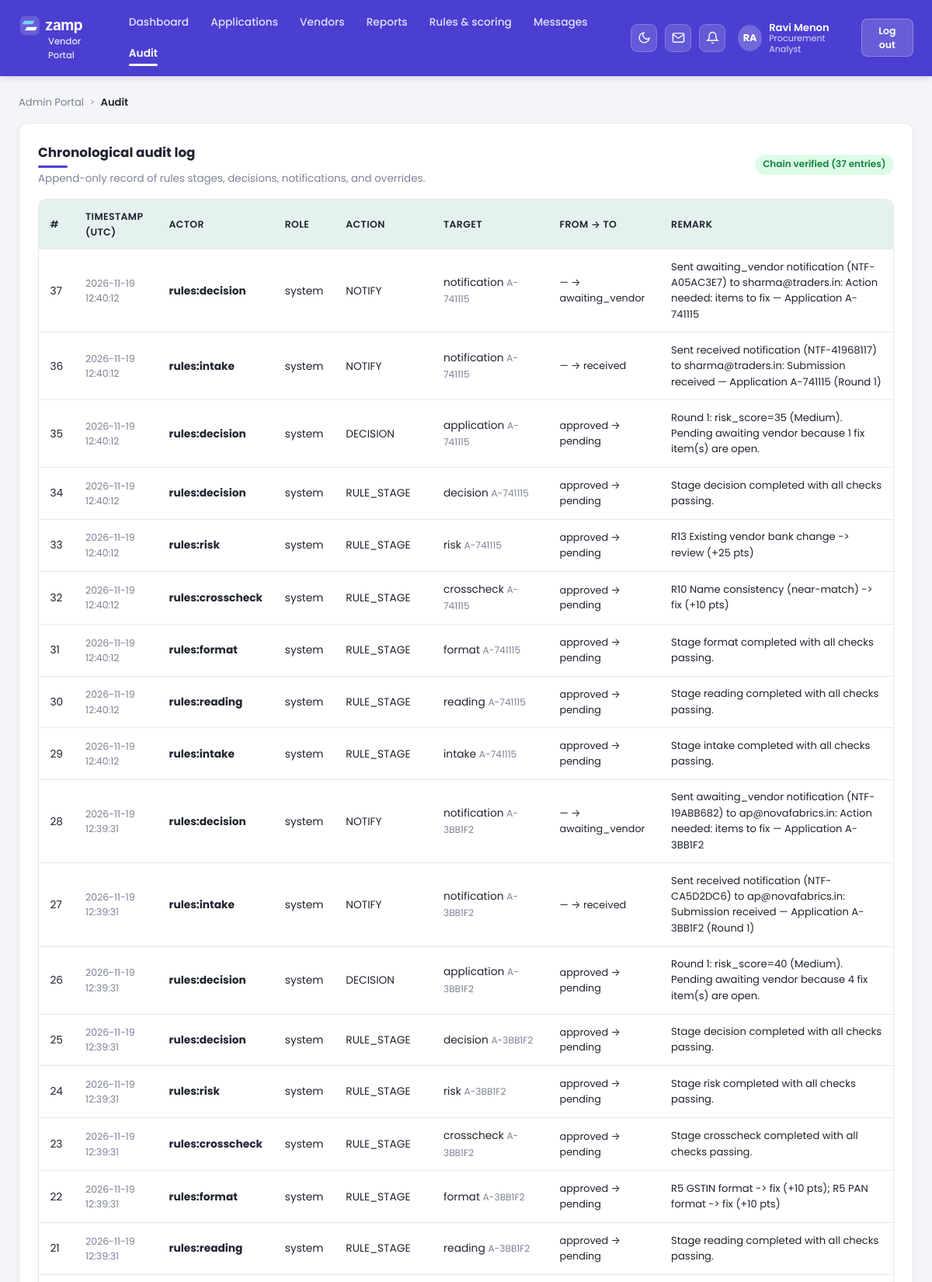
Page /admin/audit (signed in, upper part) on the committed database.
### tables this page shows
CREATE TABLE users (
            id TEXT PRIMARY KEY,
            email TEXT UNIQUE NOT NULL,
            password TEXT NOT NULL,
            role TEXT NOT NULL,
            display_name TEXT NOT NULL,
            vendor_id TEXT
        );

CREATE TABLE audit_logs (
            id INTEGER PRIMARY KEY AUTOINCREMENT,
            vendor_id TEXT,
            application_id TEXT,
            ts TEXT NOT NULL,
            actor TEXT NOT NULL,
            role TEXT NOT NULL,
            action TEXT NOT NULL,
            target TEXT NOT NULL,
            from_status TEXT,
            to_status TEXT,
            remark TEXT NOT NULL,
            prev_hash TEXT,
            hash TEXT
        );

### app.py (the view)
@app.get("/admin/audit", response_class=HTMLResponse)
def admin_audit_page(request: Request):
    require_admin(request)
    conn = get_db()
    cursor = conn.cursor()
    cursor.execute("SELECT * FROM audit_logs ORDER BY id DESC")
    logs = [dict(r) for r in cursor.fetchall()]
    chain_status = verify_audit_chain(conn)
    conn.close()
    return render_page(
        request,
        "admin/audit.html",
        {"active_nav": "audit", "logs": logs, "chain_status": chain_status},
    )

### templates/admin/audit.html (shortened to what this page needs)
{% extends "base.html" %}
{% block content %}
<div class="breadcrumbs">
  <span>Admin Portal</span>
  <span class="sep">&gt;</span>
  <strong>Audit</strong>
</div>
<div class="card">
  <div style="display:flex;justify-content:space-between;align-items:center;flex-wrap:wrap;gap:0.75rem;margin-bottom:1rem;">
    <div>
      <h1 class="section-heading" style="margin-bottom:0.2rem;">Chronological audit log</h1>
      <p style="font-size:0.84rem;color:var(--muted);">Append-only record of rules stages, decisions, notifications, and overrides.</p>
    </div>
    <span class="pill {% if chain_status.ok %}pill-approved{% else %}pill-rejected{% endif %}">
      {% if chain_status.ok %}Chain verified ({{ chain_status.count }} entries){% else %}Chain mismatch at #{{ chain_status.broken_at }}{% endif %}
    </span>
  </div>
  <div class="table-wrap">
    <table>
      <thead>
        <tr>
          <th>#</th>
          <th>Timestamp (UTC)</th>
          <th>Actor</th>
          <th>Role</th>
          <th>Action</th>
          <th>Target</th>
          <th>From → To</th>
          <th>Remark</th>
        </tr>
      </thead>
      <tbody>
        {% for row in logs %}
        <tr>
          <td>{{ row.id }}</td>
          <td style="font-size:0.78rem;color:var(--muted);">{{ row.ts[:19].replace('T', ' ') }}</td>
          <td><strong>{{ row.actor }}</strong></td>
          <td>{{ row.role }}</td>
          <td>{{ row.action }}</td>
          <td>{{ row.target }} <span style="color:var(--muted);font-size:0.76rem;">{{ row.application_id or row.vendor_id or '' }}</span></td>
          <td style="font-size:0.8rem;">{{ row.from_status or '—' }} → {{ row.to_status or '—' }}</td>
          <td style="font-size:0.82rem;">{{ row.remark }}</td>
        </tr>
        {% endfor %}
      </tbody>
    </table>
  </div>
</div>
{% endblock %}

### templates/base.html (shortened to what this page needs)
<!DOCTYPE html>
<html lang="en">
<head>
  <link rel="stylesheet" href="/static/css/app.css" />
</head>
<body>
  <header class="topbar">
    <div class="topbar-inner">
      <div style="display:flex;align-items:center;gap:0.75rem;">
        <a href="{% if current_user %}{% if current_user.role == 'vendor' %}/vendor/home{% else %}/admin/dashboard{% endif %}{% else %}/{% endif %}" class="brand-group">
          <div>
            <img src="/static/img/zamp-logo.svg" alt="Zamp.ai" height="32" style="display:block;" />
            <span class="brand-sub">Vendor Portal</span>
          </div>
        </a>
      </div>
      {% if current_user %}
      <nav id="mainNavLinks" class="nav-links" aria-label="Main navigation">
        {% if current_user.role == 'vendor' %}
          <a href="/vendor/home" class="nav-link {% if active_nav == 'home' %}active{% endif %}">Home</a>
          <a href="/vendor/application" class="nav-link {% if active_nav == 'application' %}active{% endif %}">My application</a>
          <a href="/vendor/documents" class="nav-link {% if active_nav == 'documents' %}active{% endif %}">Documents</a>
          <a href="/vendor/messages" class="nav-link {% if active_nav == 'messages' %}active{% endif %}">Messages</a>
          <a href="/vendor/orders" class="nav-link {% if active_nav == 'orders' %}active{% endif %}">Orders</a>
          <a href="/vendor/profile" class="nav-link {% if active_nav == 'profile' %}active{% endif %}">Profile</a>
        {% else %}
          <a href="/admin/dashboard" class="nav-link {% if active_nav == 'dashboard' %}active{% endif %}">Dashboard</a>
          <a href="/admin/applications" class="nav-link {% if active_nav == 'applications' %}active{% endif %}">Applications</a>
          <a href="/admin/vendors" class="nav-link {% if active_nav == 'vendors' %}active{% endif %}">Vendors</a>
          <a href="/admin/reports" class="nav-link {% if active_nav == 'reports' %}active{% endif %}">Reports</a>
          <a href="/admin/rules" class="nav-link {% if active_nav == 'rules' %}active{% endif %}">Rules &amp; scoring</a>
          <a href="/admin/messages" class="nav-link {% if active_nav == 'messages' %}active{% endif %}">Messages</a>
          <a href="/admin/audit" class="nav-link {% if active_nav == 'audit' %}active{% endif %}">Audit</a>
        {% endif %}
      </nav>
      {% endif %}
      <div class="topbar-right">
        <button id="themeToggleBtn" type="button" class="icon-pill-btn" onclick="toggleTheme()" title="Toggle dark/light mode"></button>
        {% if current_user %}
          <a href="{% if current_user.role == 'vendor' %}/vendor/messages{% else %}/admin/messages{% endif %}" class="icon-pill-btn" title="Messages" aria-label="Messages">
            <svg width="17" height="17" viewBox="0 0 24 24" fill="none" stroke="currentColor" stroke-width="2"><path d="M4 4h16c1.1 0 2 .9 2 2v12c0 1.1-.9 2-2 2H4c-1.1 0-2-.9-2-2V6c0-1.1.9-2 2-2z"/><polyline points="22,6 12,13 2,6"/></svg>
          </a>
          <button type="button" class="icon-pill-btn" title="Notifications" aria-label="Notifications" onclick="showToast('Portal status', '{{ toast_hint or 'All compliance checks and audit logs are up to date.' }}', '{% if current_user.role == 'vendor' %}/vendor/messages{% else %}/admin/applications{% endif %}', 'View all')">
            <svg width="17" height="17" viewBox="0 0 24 24" fill="none" stroke="currentColor" stroke-width="2"><path d="M18 8A6 6 0 0 0 6 8c0 7-3 9-3 9h18s-3-2-3-9"/><path d="M13.73 21a2 2 0 0 1-3.46 0"/></svg>
          </button>
          <div class="user-chip">
            <div class="avatar-circle">{{ current_user.display_name[:2] | upper }}</div>
            <div class="user-meta">
              <span class="user-name">{{ current_user.display_name }}</span>
              <span class="user-role">
                {% if current_user.role == 'vendor' %}Vendor
                {% elif current_user.role == 'analyst' %}Procurement Analyst
                {% else %}Compliance Officer{% endif %}
              </span>
            </div>
          </div>
          <button type="button" class="btn-logout" onclick="logoutUser()">Log out</button>
        {% else %}
          <a href="/login/vendor" class="nav-link">Vendor login</a>
          <a href="/login/admin" class="nav-link">Admin login</a>
        {% endif %}
      </div>
    </div>
  </header>
  <main class="page-shell">
    {% block content %}{% endblock %}
  </main>
</body>
</html>

### rows in the picture
users: display_name "RA", display_name "Ravi Menon"
audit_logs: id "37", ts "2026-11-19 12:40:12", actor "rules:decision", role "system", action "NOTIFY", target "notification", application "A-741115", from_status "—", to_status "awaiting_vendor", remark "Sent awaiting_vendor notification (NTF-A05AC3E7) to sharma@traders.in: Action needed: items to fix — Application A-741115"
audit_logs: id "36", ts "2026-11-19 12:40:12", actor "rules:intake", role "system", action "NOTIFY", target "notification", application "A-741115", from_status "—", to_status "received", remark "Sent received notification (NTF-41968117) to sharma@traders.in: Submission received — Application A-741115 (Round 1)"
audit_logs: id "35", ts "2026-11-19 12:40:12", actor "rules:decision", role "system", action "DECISION", target "application", application "A-741115", from_status "approved", to_status "pending", remark "Round 1: risk_score=35 (Medium). Pending awaiting vendor because 1 fix item(s) are open."
audit_logs: id "34", ts "2026-11-19 12:40:12", actor "rules:decision", role "system", action "RULE_STAGE", target "decision", application "A-741115", from_status "approved", to_status "pending", remark "Stage decision completed with all checks passing."
audit_logs: id "33", ts "2026-11-19 12:40:12", actor "rules:risk", role "system", action "RULE_STAGE", target "risk", application "A-741115", from_status "approved", to_status "pending", remark "R13 Existing vendor bank change -> review (+25 pts)"
audit_logs: id "32", ts "2026-11-19 12:40:12", actor "rules:crosscheck", role "system", action "RULE_STAGE", target "crosscheck", application "A-741115", from_status "approved", to_status "pending", remark "R10 Name consistency (near-match) -> fix (+10 pts)"
audit_logs: id "31", ts "2026-11-19 12:40:12", actor "rules:format", role "system", action "RULE_STAGE", target "format", application "A-741115", from_status "approved", to_status "pending", remark "Stage format completed with all checks passing."
audit_logs: id "30", ts "2026-11-19 12:40:12", actor "rules:reading", role "system", action "RULE_STAGE", target "reading", application "A-741115", from_status "approved", to_status "pending", remark "Stage reading completed with all checks passing."
audit_logs: id "29", ts "2026-11-19 12:40:12", actor "rules:intake", role "system", action "RULE_STAGE", target "intake", application "A-741115", from_status "approved", to_status "pending", remark "Stage intake completed with all checks passing."
audit_logs: id "28", ts "2026-11-19 12:39:31", actor "rules:decision", role "system", action "NOTIFY", target "notification", application "A-3BB1F2", from_status "—", to_status "awaiting_vendor", remark "Sent awaiting_vendor notification (NTF-19ABB682) to ap@novafabrics.in: Action needed: items to fix — Application A-3BB1F2"
audit_logs: id "27", ts "2026-11-19 12:39:31", actor "rules:intake", role "system", action "NOTIFY", target "notification", application "A-3BB1F2", from_status "—", to_status "received", remark "Sent received notification (NTF-CA5D2DC6) to ap@novafabrics.in: Submission received — Application A-3BB1F2 (Round 1)"
audit_logs: id "26", ts "2026-11-19 12:39:31", actor "rules:decision", role "system", action "DECISION", target "application", application "A-3BB1F2", from_status "approved", to_status "pending", remark "Round 1: risk_score=40 (Medium). Pending awaiting vendor because 4 fix item(s) are open."
audit_logs: id "25", ts "2026-11-19 12:39:31", actor "rules:decision", role "system", action "RULE_STAGE", target "decision", application "A-3BB1F2", from_status "approved", to_status "pending", remark "Stage decision completed with all checks passing."
audit_logs: id "24", ts "2026-11-19 12:39:31", actor "rules:risk", role "system", action "RULE_STAGE", target "risk", application "A-3BB1F2", from_status "approved", to_status "pending", remark "Stage risk completed with all checks passing."
audit_logs: id "23", ts "2026-11-19 12:39:31", actor "rules:crosscheck", role "system", action "RULE_STAGE", target "crosscheck", application "A-3BB1F2", from_status "approved", to_status "pending", remark "Stage crosscheck completed with all checks passing."
audit_logs: id "22", ts "2026-11-19 12:39:31", actor "rules:format", role "system", action "RULE_STAGE", target "format", application "A-3BB1F2", from_status "approved", to_status "pending", remark "R5 GSTIN format -> fix (+10 pts); R5 PAN format -> fix (+10 pts)"
audit_logs: id "21", ts "2026-11-19 12:39:31", actor "rules:reading", role "system", action "RULE_STAGE", target "reading", application "A-3BB1F2", from_status "approved", to_status "pending", remark "Stage reading completed with all checks passing."

### other values in the picture
{{ chain_status.count }} "37"
